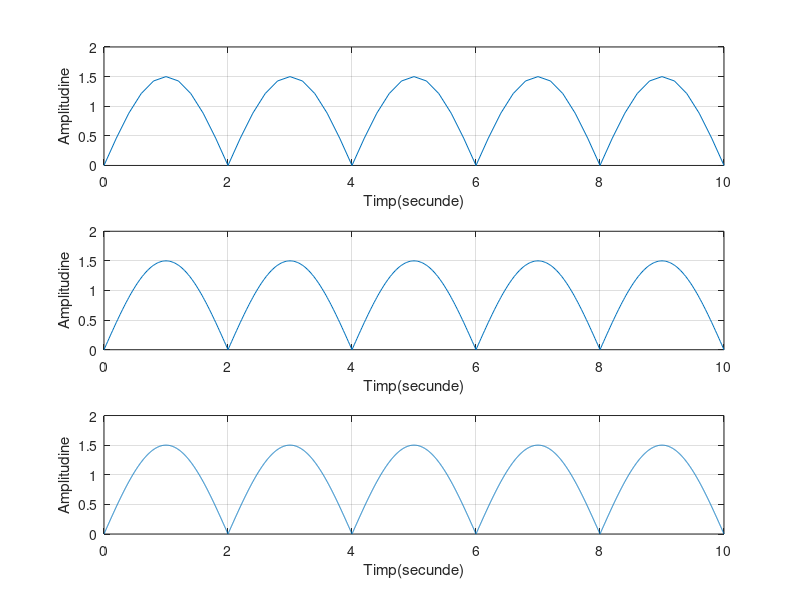

Write MATLAB code to recreate this figure.

t1=0:0.2:10;                   
s1=abs(1.5*sin(2*pi*0.25*t1)); 
subplot(3,1,1)
plot(t1,s1),grid
xlabel('Timp(secunde)')
ylabel('Amplitudine')

t2=0:0.02:10;
s2=abs(1.5*sin(2*pi*0.25*t2));
subplot(3,1,2)
plot(t2,s2),grid
xlabel('Timp(secunde)')
ylabel('Amplitudine')

t3=0:0.002:10;
s3=abs(1.5*sin(2*pi*0.25*t3));
subplot(3,1,3)
plot(t3,s3),grid
xlabel('Timp(secunde)')
ylabel('Amplitudine')


    